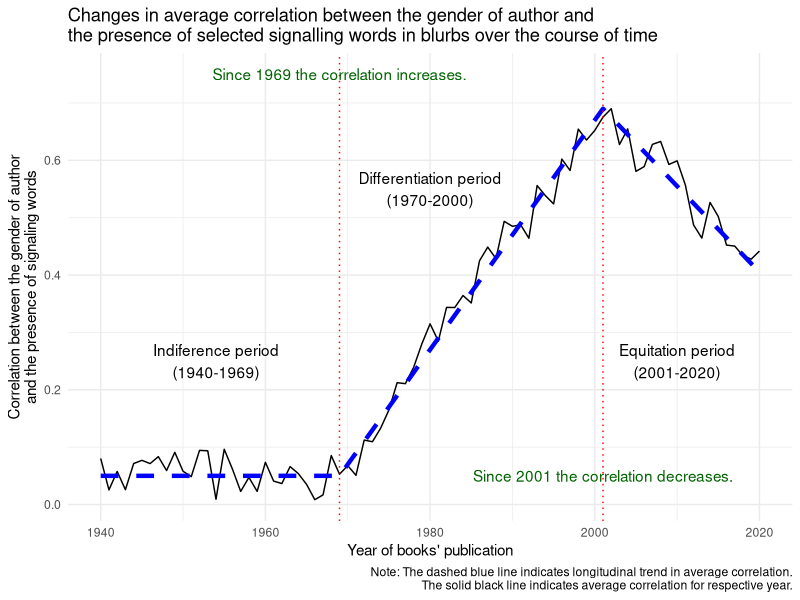

Source code (R):
## ---- chunk 1
knitr::opts_chunk$set(echo = TRUE)
## ---- chunk 2
library(tibble)
library(ggplot2)
corrs = c(rep(0, 29), seq(0, 0.62, 0.02), seq(0.64, 0.355, -0.015))
df = tibble(years = 1940:2020, trend = corrs + 0.05, corrs = corrs + runif(81, 0, 0.1))

ggplot(data = df, aes(x = years, y = corrs)) +
  geom_line(linetype = 1) +
  geom_line(aes(y = trend), color = 'blue', linetype = 2, size = 1.5 ) +
  geom_vline(xintercept = c(1969, 2001), color = "red", linetype = 3) +
  annotate("text", x = 1969, y = 0.75, label = "Since 1969 the correlation increases.", 
           color = "darkgreen") +
  annotate("text", x = 2001, y = 0.05, label = "Since 2001 the correlation decreases.", 
           color = "darkgreen") +
  annotate("text", x = 1954, y = 0.25, label = "Indiference period\n(1940-1969)") +
  annotate("text", x = 1980, y = 0.55, label = "Differentiation period\n(1970-2000)") +
  annotate("text", x = 2010, y = 0.25, label = "Equitation period\n(2001-2020)") +
  labs(title = "Changes in average correlation between the gender of author and
the presence of selected signalling words in blurbs over the course of time",
    x = "Year of books' publication", 
    y = "Correlation between the gender of author
and the presence of signaling words",
caption = "Note: The dashed blue line indicates longitudinal trend in average correlation.
The solid black line indicates average correlation for respective year.") +
  theme_minimal()
